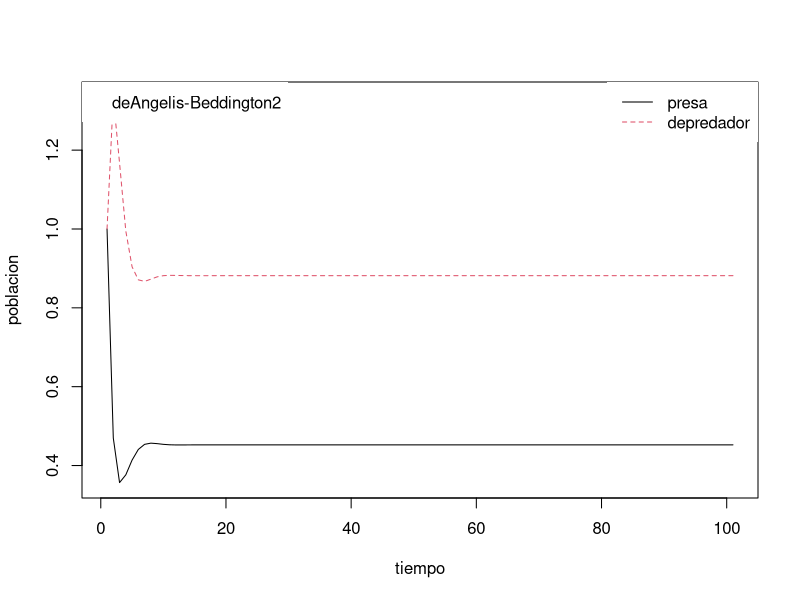

Write the R code that produced this figure.
#deAngelis-Beddington macropar??sitos logistico
library(deSolve)
library(pracma)

LV <- function (Time, State, Pars) { 
  with(as.list(c(State, Pars)), {
    fp = gamma - (gamma*p^2/K)
    gpi =  ((beta*p*i)/(1+(beta*h*p)+(s*i)))
    dp = fp-gpi
    di = -i*mu + m*gpi
    return(list(c(dp,di)))
  })
}

Pars <- c(gamma = .6, beta = 2, mu = 0.8, m = 1.2, K=10, h=.2, s=.2)
State <- c(p = 1, i = 1)
Time <- seq(0,100, by =1)

out <- as.data.frame(ode(func = LV, y=State, parms = Pars, times=Time))
matplot(out[,-1], type = "l", xlab = "tiempo", ylab = "poblacion")

legend("topright", c("presa", "depredador"), lty=c(1,2), col =c(1,2), box.lwd =0)
legend("topleft", "deAngelis-Beddington2", box.lwd =0)
